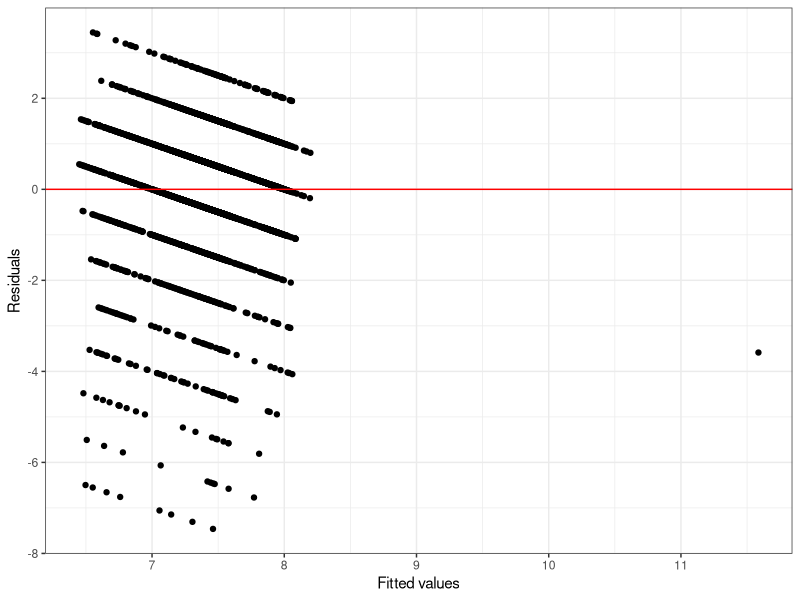

The R script that drew this image: (Note: this script raises an error after producing the figure.)
setwd("~/projet-econometrie-ensps/")

###Importation des bases de données 
library(readr)
income <- read_delim("./data_LISS/ci22o_EN_1.0p.csv", delim = ";", escape_double = FALSE, trim_ws = TRUE)

background<-read_delim("data_LISS/avars_202207_EN_1.0p.csv", delim = ";", escape_double = FALSE, trim_ws = TRUE)

###Fusion des bases de données

agregdata <- merge(background, income, by="nomem_encr" )

###Gestion des NA
nrow(income)
nrow(background)
nrow(agregdata)

#Quelques vérifications sur la présence des NA
sum(agregdata$netinc==-13)
sum(is.na(agregdata$ci22o380))
sum(agregdata$ci22o380==-9)
sum(is.na(agregdata$nomem_encr))
sum(is.na(agregdata$ci22o002))
sum(is.na(agregdata$ci22o236))
sum(agregdata$ci22o236<0)
sum(is.na(agregdata$partner))


#Suppression des NA
agregdata <-  agregdata[!agregdata$netinc==-13,]
agregdata <- agregdata[!is.na(agregdata$ci22o380),]
agregdata <-  agregdata[!agregdata$ci22o380==-9,]
agregdata <-  agregdata[!is.na(agregdata$ci22o002),]
agregdata <-  agregdata[!is.na(agregdata$ci22o236),]
agregdata <-  agregdata[!agregdata$ci22o236==-8,,]

#taille du data frame (nbre observations)

### Création de nouvelles variables agrégées

agregdata$abovemin <- ifelse(agregdata$netinc>=agregdata$ci22o236, 1, 0)

data<-data.frame(agregdata$nomem_encr, agregdata$ci22o380,agregdata$ci22o002, agregdata$netinc,agregdata$abovemin, agregdata$partner)
names(data)<-c("identifiant", "happiness", "age", "income", "abovemin", "partner")

lm1 <- lm(data$happiness ~ data$age + data$income + data$abovemin + data$partner)
summary(lm1)

###Tests d'hétéroscédasticité

data$uhat <- lm1$residuals
data$yhat <- lm1$fitted.value

library(ggplot2)
ggplot(data = data, mapping = aes(x = yhat, y = uhat)) +
  theme_bw() +
  geom_point() +
  geom_hline(yintercept = 0, col = 'red') +
  labs(y = 'Residuals', x = 'Fitted values')

data$res2 <- data$uhat^2






#Pot pourri

assets<-read.csv("./data_LISS/ca22h_EN_1.0p.csv",header = TRUE, sep = ";")
housing<-cd22o_EN_1.0p
familyhouse<-cf22o_EN_1.0p
health<-ch22o_EN_1.0p
income<-ci22o_EN_1.0p

agregdata <- merge(background, )

dt<-merge(background, assets, by="nomem_encr")
dt1<-merge(dt, housing, by="nomem_encr")
dt2<-merge(familyhouse, dt1, by = "nomem_encr")
dt3<-merge(dt2, health, by="nomem_encr")
dt4<-merge(dt3,income, by = "nomem_encr")

data<-data.frame(dt4$nomem_encr,dt4$ci22o380,dt4$cf22o251,dt4$netinc,dt4$ca22h055,dt4$cd22o034,dt4$ch22o264)
View(data)
